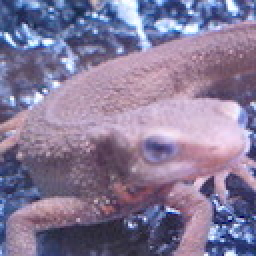
%> input picture Question_21_30/imori.jpg, 128 x 128 px (shown 2 times larger)
$ octave ans_23.m   (GNU Octave 9; MATLAB toolbox functions it lacks are replaced by stand-ins)
%> lines starting %> are read from the running program, lines starting %| are printed output that depends on the picture
clear
I = imread("imori.jpg");
%> I is the input picture: size 128x128x3 uint8; mean R, G, B 134.1, 121.8, 152.8
[H, W, C] = size(I);
%> H = 128; W = 128; C = 3

S = double(H * W * C);
%> S = 49152

out = I;

sum_h = 0.0;
z_max = 255.0;

J = I .* 0;
%> J: size 128x128x3 uint8; every value is 0

H = imhist(I);
%> H = 256 values, max 385 at index 99, min 0 at index 2, mean 192
for i = 1:255
    sum_h = sum(H(1:i));
    z_prime = z_max / S * sum_h;
    J(I==i) = z_prime;
end
%> this loop made 255 passes
%> (sum_h, z_prime) on passes 1 to 3: (6, 0.0311), (6, 0.0311), (6, 0.0311)
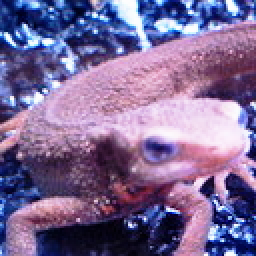
%> J: size 128x128x3 uint8 (shown 2 times larger); mean R, G, B 124.9, 105.5, 150.1

figure
imshow(J);

figure
imhist(J);
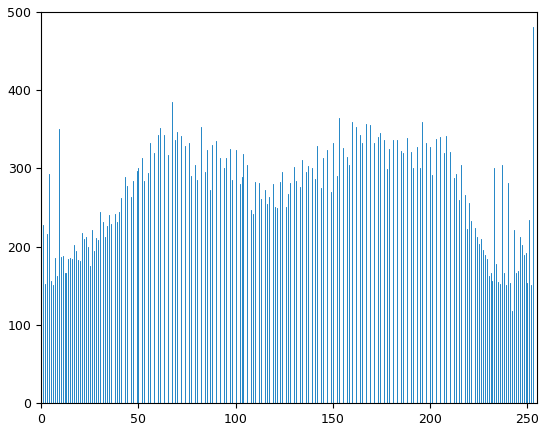
%> figure redrawn from the program's plot data; highest point at x = 253, y = 481
